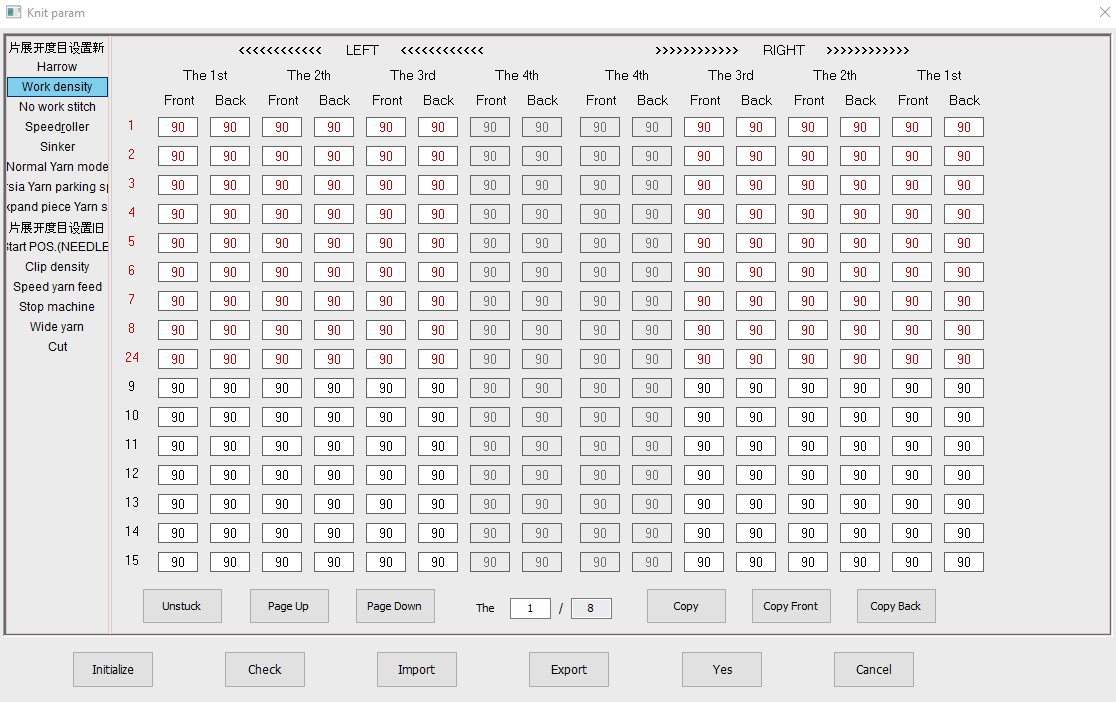
#> input picture images/rayen.png, 1116 x 702 px, found by its file name
$ python test_ocr.py
#> lines starting #> are read from the running program, lines starting #| are printed output that depends on the picture; after the words box and inside, x2 and y2 are one past the last pixel; in counts of white or black regions, pixels touching at a corner belong together
import cv2
import pytesseract
import numpy as np

pytesseract.pytesseract.tesseract_cmd = r"C:\Program Files\Tesseract-OCR\tesseract.exe"
img = cv2.imread(r"C:\Users\Nell Modal\Desktop\py\images\rayen.png")
#> img is the input picture: shape (702, 1116, 3); mean B, G, R 226.6, 226.5, 227.7

# Ajuste fino de la ROI para asegurarnos de que el "1" inicial entra
roi = img[130:800, 105:145]
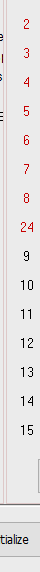
#> roi: shape (572, 40, 3); mean B, G, R 227.3, 227.2, 229.7

# Usamos escala de grises y un threshold fijo en lugar de adaptativo u Otsu
# para asegurarnos de que la anti-aliasing de la fuente no borre el 11
gray = cv2.cvtColor(roi, cv2.COLOR_BGR2GRAY)
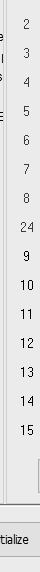
#> gray: shape (572, 40); min 0, max 255, mean 228

# Todo lo que sea mas oscuro que 200 (fondo gris es ~230) sera 0 (negro), resto 255 (blanco)
_, bin_img = cv2.threshold(gray, 200, 255, cv2.THRESH_BINARY)
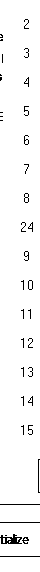
#> bin_img: shape (572, 40); 96.8% white; black in thin lines or dots

# Redimensionamos x3 para separar los digitos pegados como el "11"
resized = cv2.resize(bin_img, None, fx=3, fy=3, interpolation=cv2.INTER_CUBIC)
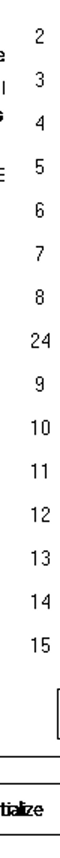
#> resized: shape (1716, 120) (shown at 1/2 size); min 0, max 255, mean 246.3

# Aplicar un poco de Blur para suavizar el escalado x3 y luego umbral otra vez para bordes limpios
blur = cv2.GaussianBlur(resized, (5, 5), 0)
_, final_bin = cv2.threshold(blur, 200, 255, cv2.THRESH_BINARY)
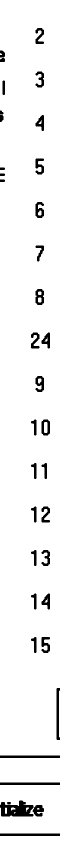
#> final_bin: shape (1716, 120) (shown at 1/2 size); 94.7% white; 37 black regions, largest, box (x1, y1, x2, y2) and area: (0, 1601, 67, 1633) 1455, (0, 1511, 120, 1516) 600, (0, 1565, 120, 1570) 600

padded = cv2.copyMakeBorder(final_bin, 30, 30, 30, 30, cv2.BORDER_CONSTANT, value=255)
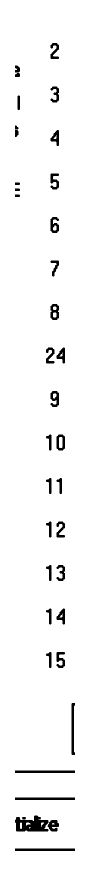
#> padded: shape (1776, 180) (shown at 1/2 size); 96.6% white; 37 black regions, largest, box (x1, y1, x2, y2) and area: (30, 1631, 97, 1663) 1455, (30, 1541, 150, 1546) 600, (30, 1595, 150, 1600) 600

custom_config = r"--psm 6 -c tessedit_char_whitelist=0123456789"
#> (the run stopped early here; a loop or call above may not have finished)
